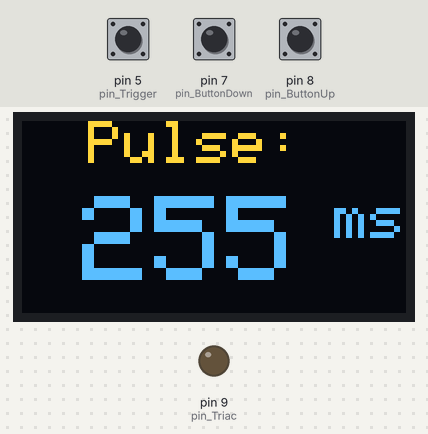
Bench run of a sketch on a simulated Arduino Uno, built with avr-gcc and run on an emulated ATmega328P. Shown: 128×64 one-colour display, output pins drawn as LEDs (lit = HIGH). The inputs (shaded band) are chosen by the test bench; at power-on: pin 7 (pin_ButtonDown) HIGH, pin 5 (pin_Trigger) HIGH, pin 8 (pin_ButtonUp) HIGH. The OLED is the two-colour kind (top 16 rows yellow); EEPROM starts erased; what the sketch prints to the serial monitor is not drawn.

Above: at 1.2 s.
1.3 s: pin 7 (pin_ButtonDown) pulled LOW for 1 s
At 3.2 s:
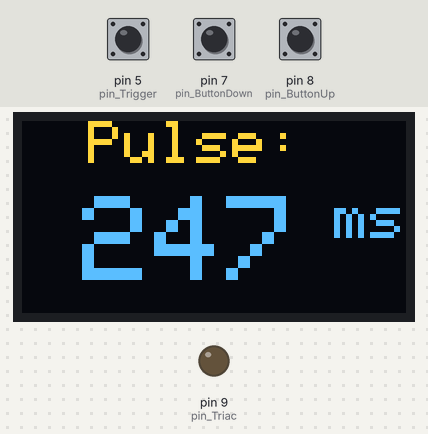
3.8 s: pin 5 (pin_Trigger) pulled LOW for 0.15 s
At 3.94 s:
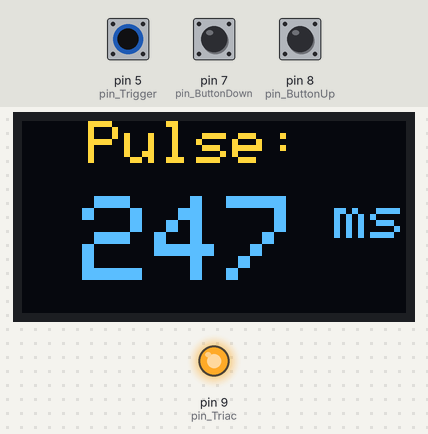
5.5 s: pin 8 (pin_ButtonUp) pulled LOW for 3.2 s
At 9.9 s:
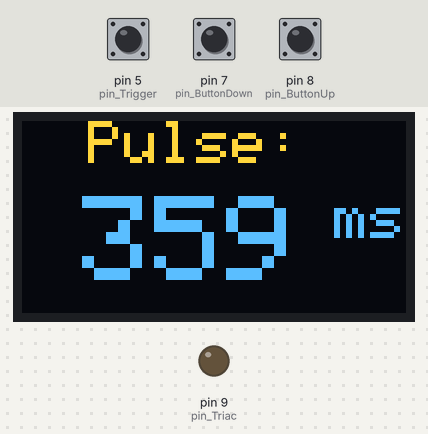
10.2 s: pin 7 (pin_ButtonDown) pulled LOW for 0.15 s
At 10.9 s:
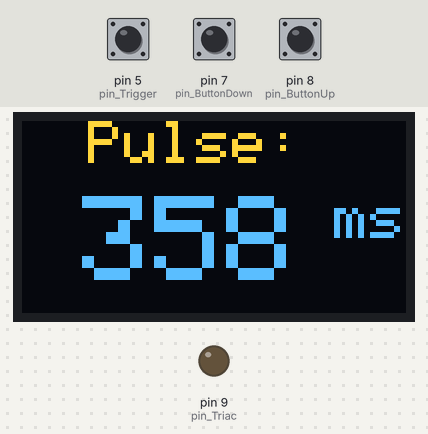
11.8 s: pin 8 (pin_ButtonUp) pulled LOW for 1 s
At 13.4 s:
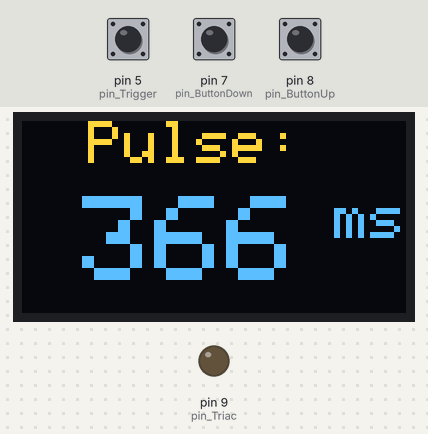
14.3 s: pin 5 (pin_Trigger) pulled LOW for 1 s
At 14.5 s:
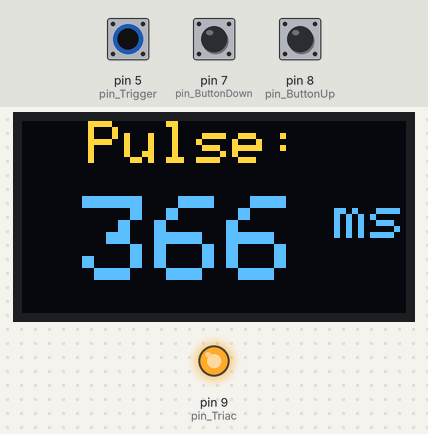
Timing chart, 0 to 17.3 s (numbered marks = the images above; inputs shaded):
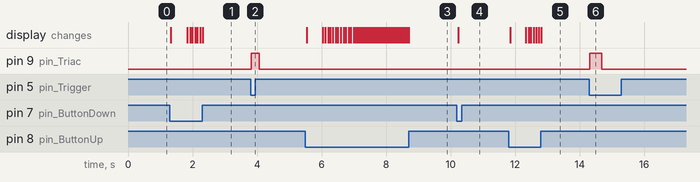

Measured:
- after the input at 1.3 s, the display: first changes at once (image 1 shows a later state)
- after the input at 3.8 s, pin 9 (pin_Triac): LOW → HIGH at once, → LOW 0.25 s later
- after the input at 5.5 s, the display: first changes at once (image 3 shows a later state)
- after the input at 10.2 s, the display: changes at once (image 4)
- after the input at 11.8 s, the display: first changes after 0.05 s (image 5 shows a later state)
- after the input at 14.3 s, pin 9 (pin_Triac): LOW → HIGH at once, → LOW 0.37 s later

The sketch:

sketch.ino
```cpp
#include <Adafruit_SSD1306.h>
#include <EEPROM.h>

//==================== Hardware ==================//
#define pin_ButtonUp    8
#define pin_ButtonDown  7

#define pin_Trigger     5
#define pin_Triac       9

#define min_Pulse_ms    3
#define max_Pulse_ms    800 //120

//==================== Button Settings ==================//
// Delay before auto-repeat starts
const unsigned long BUTTON_REPEAT_DELAY = 500;

// Time held before speed changes
const unsigned long STAGE2_TIME = 1500;
const unsigned long STAGE3_TIME = 3000;

// Repeat interval (ms)
const unsigned long STAGE1_REPEAT = 80;
const unsigned long STAGE2_REPEAT = 20;
const unsigned long STAGE3_REPEAT = 20;

const unsigned long DISPLAY_REFRESH_RATE = 20;

//Only accept a trigger if the input has been stable for some time
const unsigned long TRIGGER_DEBOUNCE_MS = 20;
// Time before allowing another spot weld
const unsigned long WELD_LOCKOUT_MS = 300;

// Step size
const byte STAGE1_STEP = 1;
const byte STAGE2_STEP = 1;
const byte STAGE3_STEP = 5;

//==================== EEPROM ==================//
const byte EEPROM_ADDR = 0;

//==================== Objects ====================//
Adafruit_SSD1306 Display(128, 64, &Wire, -1, 400000, 400000);

//==================== Global Variables ==================//
// byte aux2 = 0;

// int16_t valorEncoder;
uint16_t lastSavedTime;

uint16_t pulseTime;

//=========================================================
void setup()
{
  Serial.begin(9600);

  pinMode(pin_Triac, OUTPUT);
  digitalWrite(pin_Triac, LOW);

  pinMode(pin_Trigger, INPUT_PULLUP);
  pinMode(pin_ButtonUp, INPUT_PULLUP);
  pinMode(pin_ButtonDown, INPUT_PULLUP);

  // Load saved energy from EEPROM
  pulseTime = EEPROM.read(EEPROM_ADDR);

  if (pulseTime < min_Pulse_ms || pulseTime > max_Pulse_ms)
  {
    pulseTime = min_Pulse_ms;
  }

  lastSavedTime = pulseTime;

  Display.begin(SSD1306_SWITCHCAPVCC, 0x3C);
  Display.setTextColor(WHITE);
  screenOne();
}

//=========================================================
void loop()
{
  trigger();
  readButtons();

  static uint32_t lastDisplay = 0;

    if (millis() - lastDisplay >= DISPLAY_REFRESH_RATE)
    {
        screenOne();
        lastDisplay = millis();
    }
}

//=========================================================
void readButtons()
{
  static unsigned long upPressedTime = 0;
  static unsigned long downPressedTime = 0;

  static unsigned long lastUpRepeat = 0;
  static unsigned long lastDownRepeat = 0;

  bool up = !digitalRead(pin_ButtonUp);
  bool down = !digitalRead(pin_ButtonDown);

  // ==================== UP ====================
  if (up)
  {
    if (upPressedTime == 0)
    {
      upPressedTime = millis();
      lastUpRepeat = millis();

      if (pulseTime < max_Pulse_ms)
        pulseTime += STAGE1_STEP;
    }
    else
    {
      unsigned long held = millis() - upPressedTime;

      unsigned long repeat;
      byte step;

      if (held >= STAGE3_TIME)
      {
          repeat = STAGE3_REPEAT;
          step = STAGE3_STEP;
      }
      else if (held >= STAGE2_TIME)
      {
          repeat = STAGE2_REPEAT;
          step = STAGE2_STEP;
      }
      else
      {
          repeat = STAGE1_REPEAT;
          step = STAGE1_STEP;
      }

      if (held >= BUTTON_REPEAT_DELAY &&
          millis() - lastUpRepeat >= repeat)
      {
          lastUpRepeat = millis();

          pulseTime += step;

          if (pulseTime > max_Pulse_ms)
              pulseTime = max_Pulse_ms;
      }
    }
  }
  else
  {
    upPressedTime = 0;
  }

  // ==================== DOWN ====================
  if (down)
  {
    if (downPressedTime == 0)
    {
      downPressedTime = millis();
      lastDownRepeat = millis();

      if (pulseTime > min_Pulse_ms)
        pulseTime -= STAGE1_STEP;
    }
    else
    {
      unsigned long held = millis() - downPressedTime;

      unsigned long repeat;
      byte step;

      if (held >= STAGE3_TIME)
      {
          repeat = STAGE3_REPEAT;
          step = STAGE3_STEP;
      }
      else if (held >= STAGE2_TIME)
      {
          repeat = STAGE2_REPEAT;
          step = STAGE2_STEP;
      }
      else
      {
          repeat = STAGE1_REPEAT;
          step = STAGE1_STEP;
      }

      if (held >= BUTTON_REPEAT_DELAY &&
          millis() - lastDownRepeat >= repeat)
      {
          lastDownRepeat = millis();

          pulseTime -= step;

          if (pulseTime < min_Pulse_ms)
              pulseTime = min_Pulse_ms;
      }
    }
  }
  else
  {
    downPressedTime = 0;
  }

  // pulseTime = map(valorEncoder, 1, 100, min_Pulse_ms, max_Pulse_ms);
}

//=========================================================
void trigger()
{
    static bool lastReading = HIGH;
    static bool stableState = HIGH;

    static unsigned long lastChangeTime = 0;
    static unsigned long lastWeldTime = 0;

    static bool armed = true;

    bool reading = digitalRead(pin_Trigger);

    // Detect any change
    if (reading != lastReading)
    {
        lastReading = reading;
        lastChangeTime = millis();
    }

    // Wait until input is stable
    if (millis() - lastChangeTime < TRIGGER_DEBOUNCE_MS)
        return;

    // State changed after debounce
    if (stableState != reading)
    {
        stableState = reading;

        // Trigger released -> re-arm
        if (stableState == HIGH)
        {
            armed = true;
            return;
        }

        // Trigger pressed
        if (armed &&
            millis() - lastWeldTime >= WELD_LOCKOUT_MS)
        {
            armed = false;
            lastWeldTime = millis();

            digitalWrite(pin_Triac, HIGH);
            delay(pulseTime);
            digitalWrite(pin_Triac, LOW);

            if (pulseTime != lastSavedTime)
            {
                EEPROM.update(EEPROM_ADDR, pulseTime);
                lastSavedTime = pulseTime;
            }
        }
    }
}

//=========================================================
void screenOne()
{
  static int lastValue = -1;

  if (lastValue == pulseTime)
      return;

  lastValue = pulseTime;

  Serial.print("Pulse: ");
  Serial.print(pulseTime);
  Serial.println(" ms");

  Display.clearDisplay();

  Display.setTextSize(2);
  Display.setCursor(22, 0);
  Display.print("Pulse:");

  Display.setTextSize(4);

  if (pulseTime < 10)
  {
    Display.setCursor(38, 25);
  }
  else
  {
    Display.setCursor(20, 25);
  }

  Display.print(pulseTime);

  Display.setTextSize(2);
  Display.print(" ms");

  Display.display();
}
```
